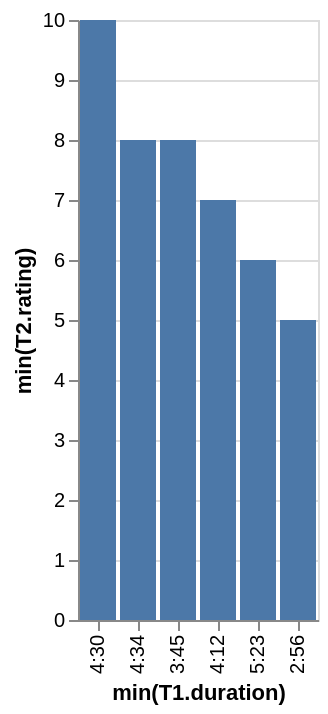

Specify this chart in Vega-Lite:
### Vega-Lite specification from a JSON file in a GitHub repository (floating-point values rounded to 4 significant figures)
{"data": {"values": [{"x_data": "4:30", "y_data": 10}, {"x_data": "4:34", "y_data": 8}, {"x_data": "3:45", "y_data": 8}, {"x_data": "4:12", "y_data": 7}, {"x_data": "5:23", "y_data": 6}, {"x_data": "2:56", "y_data": 5}]}, "mark": "bar", "encoding": {"x": {"field": "x_data", "type": "nominal", "title": "min(T1.duration)", "sort": {"op": "sum", "field": "y_data", "order": "descending"}}, "y": {"field": "y_data", "type": "quantitative", "title": "min(T2.rating)"}}}
